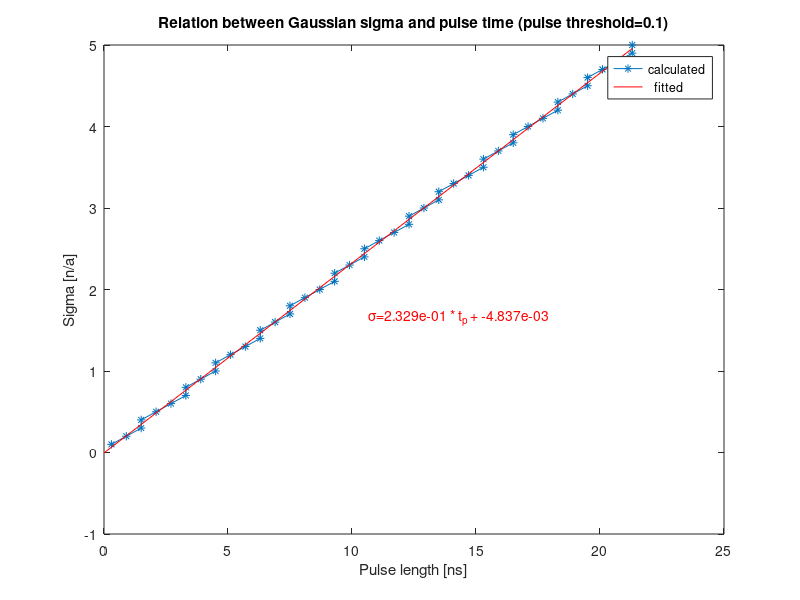

Source code (MATLAB): (Note: this script raises an error after producing the figure.)
% Small helper file that make a relation sigma vs time for time pulse for Gaussian curve
% Plot also the pulses & the FFT of them
close all
clear all
clc

f_s=500e9;   % Simulator frequency (sim_params.f_sim)
p_thr=1e-1;  % Pulse threshold
max_sigma=5;
range_sigma=150; % -range_sigm:+range_sigma

s_p=-(range_sigma)/2:1e9*range_sigma/f_s:+(range_sigma/2)-(1/(f_s/1e9)); % sample vector

idx=1;
for ixx=max_sigma:-0.1:0.1
  sigma=ixx;
  out_pulse=(1/(sigma*sqrt(2*pi))).*exp(-s_p.^2/(sigma^2*2)); % generate single Gauss
  out_pulse = out_pulse .* (1./max(abs(out_pulse)));

  s_vec(idx)=ixx;
  p_sum(idx)=sum(out_pulse>p_thr); % Sum number of samples above threshold
  idx=idx+1;
end

% Calculate time for the pulses
figure()
t_vec=p_sum./f_s*range_sigma*1e9;
sigma_poly=polyfit(t_vec, s_vec, 1);

plot(t_vec, s_vec, '-*') 
xlabel('Pulse length [ns]');
ylabel('Sigma [n/a]');
hold on
plot([0, max(t_vec)], [ sigma_poly(1)*0+sigma_poly(2), sigma_poly(1)*max(t_vec)+sigma_poly(2) ], '-r')
legend(['calculated';'  fitted  '])
title(['Relation between Gaussian sigma and pulse time (pulse threshold=',num2str(p_thr),')']);
t=text(max(t_vec)/2, max(s_vec)/3, ['\sigma=',num2str(sigma_poly(1), '%1.3e'),' * t_p + ',num2str(sigma_poly(2), '%1.3e')], 'color', 'r');
s=t.Color;
s='r'

save('sigma_poly.mat','sigma_poly')